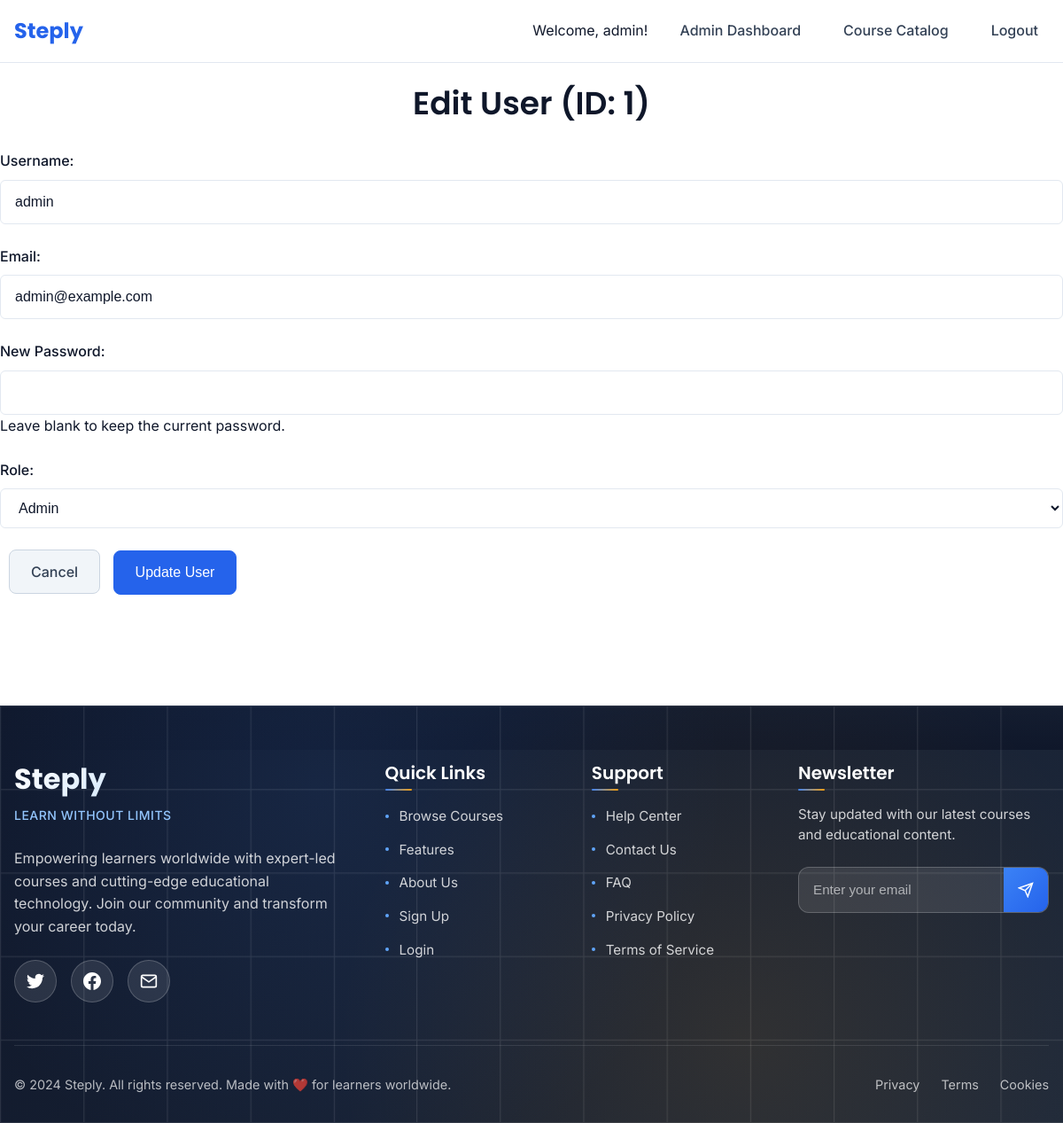
/admin/edit_user.php?id=1 (signed in), run on the app's committed database.
### tables this page shows
CREATE TABLE IF NOT EXISTS users (
    user_id INT AUTO_INCREMENT PRIMARY KEY,
    username VARCHAR(50) NOT NULL UNIQUE,
    email VARCHAR(100) NOT NULL UNIQUE,
    password_hash VARCHAR(255) NOT NULL,
    role ENUM('admin', 'instructor', 'student') DEFAULT 'student',
    created_at TIMESTAMP DEFAULT CURRENT_TIMESTAMP,
    updated_at TIMESTAMP DEFAULT CURRENT_TIMESTAMP ON UPDATE CURRENT_TIMESTAMP
);

### admin/edit_user.php (the view, shortened to what this page needs)
<?php
require_once __DIR__ .
    '/../config/db.php';
include __DIR__ .
    '/../templates/partials/header.php';
$user_id = intval($_GET['id']);
$stmt = $conn->prepare("SELECT user_id, username, email, role FROM users WHERE user_id = :user_id");
$stmt->bindParam(':user_id', $user_id, PDO::PARAM_INT);
$stmt->execute();
$user = $stmt->fetch(PDO::FETCH_ASSOC);
?>
<div class="form-wrapper">
    <h2 class="text-center mb-4">Edit User (ID: <?php echo htmlspecialchars($user['user_id']); ?>)</h2>
    <form action="edit_user.php?id=<?php echo $user['user_id']; ?>" method="post">
        <div class="form-group mb-3">
            <label for="username" class="form-label">Username:</label>
            <input type="text" id="username" name="username" class="form-control" required value="<?php echo htmlspecialchars($user['username']); ?>">
        </div>
        <div class="form-group mb-3">
            <label for="email" class="form-label">Email:</label>
            <input type="email" id="email" name="email" class="form-control" required value="<?php echo htmlspecialchars($user['email']); ?>">
        </div>
        <div class="form-group mb-3">
            <label for="password" class="form-label">New Password:</label>
            <input type="password" id="password" name="password" class="form-control">
            <div class="form-text">Leave blank to keep the current password.</div>
        </div>
        <div class="form-group mb-3">
            <label for="role" class="form-label">Role:</label>
            <select id="role" name="role" class="form-control">
                <option value="admin" <?php echo ($user['role'] == 'admin') ? 'selected' : ''; ?>>Admin</option>
            </select>
        </div>
        <div class="d-flex justify-content-end mt-4">
            <a href="manage_users.php" class="btn btn-secondary me-2">Cancel</a>
            <button type="submit" class="btn btn-primary">Update User</button>
        </div>
    </form>
</div>
<?php
include __DIR__ .
    '/../templates/partials/footer.php';
?>

### public/css/modern-style.css (style rules this page uses)
:root { --primary-50: #eff6ff; --primary-100: #dbeafe; --primary-200: #bfdbfe; --primary-300: #93c5fd; --primary-400: #60a5fa; --primary-500: #3b82f6; --primary-600: #2563eb; --primary-700: #1d4ed8; --primary-800: #1e40af; --primary-900: #1e3a8a; --secondary-50: #f8fafc; --secondary-100: #f1f5f9; --secondary-200: #e2e8f0; --secondary-300: #cbd5e1; --secondary-400: #94a3b8; --secondary-500: #64748b; --secondary-600: #475569; --secondary-700: #334155; --secondary-800: #1e293b; --secondary-900: #0f172a; --accent-500: #f59e0b; --accent-600: #d97706; --success-500: #10b981; --success-600: #059669; --danger-500: #ef4444; --danger-600: #dc2626; --warning-500: #f59e0b; --warning-600: #d97706; --font-sans: 'Inter', -apple-system, BlinkMacSystemFont, 'Segoe UI', Roboto, sans-serif; --font-display: 'Poppins', var(--font-sans); --font-mono: 'Fira Code', 'SF Mono', Monaco, 'Cascadia Code', monospace; --space-1: 0.25rem; --space-2: 0.5rem; --space-3: 0.75rem; --space-4: 1rem; --space-5: 1.25rem; --space-6: 1.5rem; --space-8: 2rem; --space-10: 2.5rem; --space-12: 3rem; --space-16: 4rem; --space-20: 5rem; --space-24: 6rem; --radius-sm: 0.125rem; --radius: 0.375rem; --radius-md: 0.5rem; --radius-lg: 0.75rem; --radius-xl: 1rem; --radius-2xl: 1.5rem; --radius-full: 9999px; --shadow-sm: 0 1px 2px 0 rgb(0 0 0 / 0.05); --shadow: 0 1px 3px 0 rgb(0 0 0 / 0.1), 0 1px 2px -1px rgb(0 0 0 / 0.1); --shadow-md: 0 4px 6px -1px rgb(0 0 0 / 0.1), 0 2px 4px -2px rgb(0 0 0 / 0.1); --shadow-lg: 0 10px 15px -3px rgb(0 0 0 / 0.1), 0 4px 6px -4px rgb(0 0 0 / 0.1); --shadow-xl: 0 20px 25px -5px rgb(0 0 0 / 0.1), 0 8px 10px -6px rgb(0 0 0 / 0.1); --shadow-2xl: 0 25px 50px -12px rgb(0 0 0 / 0.25); --transition-fast: 150ms cubic-bezier(0.4, 0, 0.2, 1); --transition-normal: 300ms cubic-bezier(0.4, 0, 0.2, 1); --transition-slow: 500ms cubic-bezier(0.4, 0, 0.2, 1); --z-dropdown: 1000; --z-sticky: 1020; --z-fixed: 1030; --z-modal: 1040; --z-popover: 1050; --z-tooltip: 1060; }
:root { --bg-primary: #ffffff; --bg-secondary: var(--secondary-50); --bg-tertiary: var(--secondary-100); --text-primary: var(--secondary-900); --text-secondary: var(--secondary-700); --text-tertiary: var(--secondary-500); --border-color: var(--secondary-200); }
*, *::before, *::after { box-sizing: border-box; margin: 0; padding: 0; }
html { scroll-behavior: smooth; font-size: 16px; }
body { font-family: var(--font-sans); font-size: 1rem; line-height: 1.6; color: var(--text-primary); background-color: var(--bg-primary); -webkit-font-smoothing: antialiased; -moz-osx-font-smoothing: grayscale; overflow-x: hidden; }
h1, h2, h3, h4, h5, h6 { font-family: var(--font-display); font-weight: 600; line-height: 1.2; color: var(--text-primary); margin-bottom: var(--space-4); }
h2 { font-size: 2.25rem; }
a { color: var(--primary-600); text-decoration: none; transition: color var(--transition-fast); }
.btn { margin-bottom: 29px; margin-left: 10px; display: inline-flex; align-items: center; justify-content: center; padding: var(--space-3) var(--space-6); font-size: 1rem; font-weight: 500; line-height: 1.5; text-decoration: none; border: 1px solid transparent; border-radius: var(--radius-md); cursor: pointer; transition: all var(--transition-fast); position: relative; overflow: hidden; }
.btn-primary { background-color: var(--primary-600); color: white; border-color: var(--primary-600); }
.btn-secondary { background-color: var(--secondary-100); color: var(--secondary-700); border-color: var(--secondary-300); }
.btn::after { content: ''; position: absolute; top: 50%; left: 50%; width: 0; height: 0; border-radius: 50%; background: rgba(255, 255, 255, 0.3); transform: translate(-50%, -50%); transition: width 0.6s, height 0.6s; }
.form-group { margin-bottom: var(--space-6); }
.form-label { display: block; margin-bottom: var(--space-2); font-weight: 500; color: var(--text-primary); }
.form-control { width: 100%; padding: var(--space-3) var(--space-4); font-size: 1rem; line-height: 1.5; color: var(--text-primary); background-color: var(--bg-primary); border: 1px solid var(--border-color); border-radius: var(--radius); transition: all var(--transition-fast); }
.text-center { text-align: center; }
.mt-4 { margin-top: var(--space-4); }
.mb-4 { padding:15px; margin-bottom: var(--space-4); }

### templates/partials/header.php (style rules this page uses)
.page-wrapper { min-height: 100vh; display: flex; flex-direction: column; }

### data on the page
users: user_id "1", username "admin", email "admin@example.com", role "Admin"

### other printed values
$site_name "Steply"
$username "admin"
